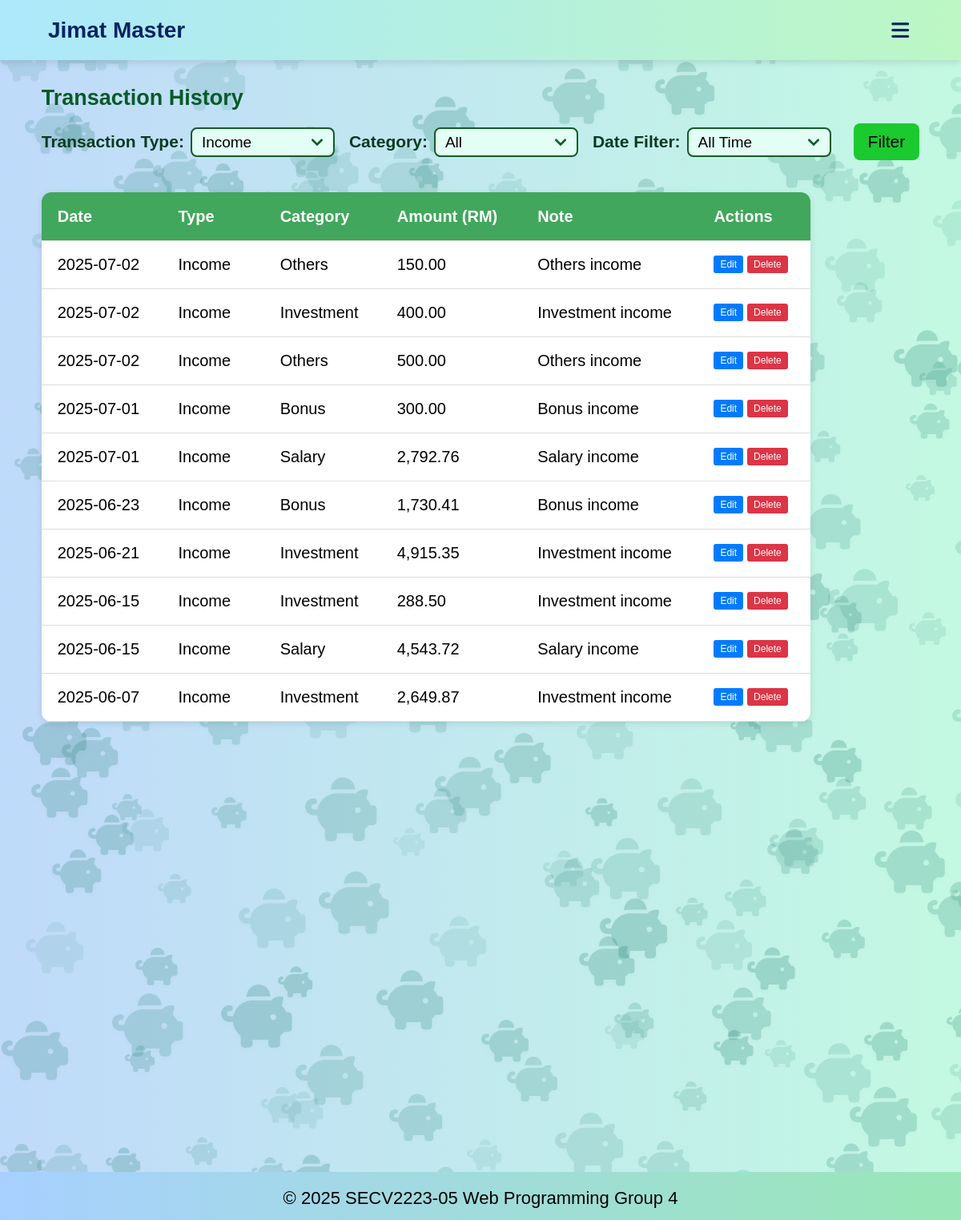
Screenshot of /overview.php?type=income (signed in) with the database file from the repository.
### tables this page shows
CREATE TABLE IF NOT EXISTS transactions (
    transaction_id INT AUTO_INCREMENT PRIMARY KEY,
    user_id INT NOT NULL,
    category_id INT NOT NULL,
    type ENUM('income', 'expense') NOT NULL,
    amount DECIMAL(10,2) NOT NULL,
    note TEXT,
    date DATE,
    FOREIGN KEY (user_id) REFERENCES users(user_id) ON DELETE CASCADE,
    FOREIGN KEY (category_id) REFERENCES categories(category_id) ON DELETE CASCADE
);

CREATE TABLE IF NOT EXISTS categories (
    category_id INT AUTO_INCREMENT PRIMARY KEY,
    name VARCHAR(50) NOT NULL,
    type VARCHAR(50) NOT NULL 
);

### overview.php (the view, shortened to what this page needs)
<!DOCTYPE html>
<html lang="en">
<head>
    <link rel="stylesheet" href="style.css">
    <link rel="stylesheet" href="https://cdnjs.cloudflare.com/ajax/libs/font-awesome/6.1.0/css/all.min.css">
</head>
<body>
    <div id="piggy-bg"></div>
    <div class="piggy-container" aria-hidden="true"></div>
    <?php
    include 'includes/db.php';
    $user_id = $_SESSION['user_id'];
    ?>
    <header>
        <nav aria-label="Main Navigation">
            <div class="headername">Jimat Master</div>
            <i class="fa-solid fa-bars" id="menuicon"></i>
        </nav>
    </header>
    <main class="overviewmain">
        <section id="overview">
            <h2>Transaction History</h2>
            <form method="GET" action="overview.php">
                <div class="filtergroup">
                    <label for="transactionType">Transaction Type:</label>
                    <select id="OtransactionType" name="type" onchange="this.form.submit()" required>
                        <?php
                        $selectedType = isset($_GET['type']) ? $_GET['type'] : 'all';
                        ?>
                        <option value="income" <?php echo ($selectedType == 'income') ? 'selected' : ''; ?>>Income</option>
                    </select>
                </div>
                <div class="filtergroup">
                    <label for="category">Category:</label>
                    <select name="category" id="Ocategory">
                        <option value="">All</option>
                    </select>
                </div>
                <div class="filtergroup">
                    <label for="date_filter">Date Filter:</label>
                    <select name="date_filter" id="Odate_filter">
                        <option value="" <?php echo (!isset($_GET['date_filter']) || $_GET['date_filter'] == '') ? 'selected' : ''; ?>>All Time</option>
                    </select>
                </div>
                <div class="filtergroup">
                    <button type="submit" class="filterbtn">Filter</button>
                </div>
            </form>
            <?php
            $selectedType = isset($_GET['type']) ? $_GET['type'] : 'all';
            if ($selectedType === 'all') {
                $transactionTypes = ['income', 'expense'];
                foreach ($transactionTypes as $currentType) {
                    echo "<h3>" . ucfirst($currentType) . " Transactions</h3>";
                    echo "<table>";
                    echo "<thead>
                            <tr>
                                <th>Date</th>
                                <th>Category</th>
                                <th>Amount (RM)</th>
                                <th>Note</th>
                                <th>Actions</th>
                            </tr>
                          </thead>";
                    echo "<tbody>";
                    $sql = "SELECT t.*, c.name AS category_name FROM transactions t
                            JOIN categories c ON t.category_id = c.category_id
                            WHERE t.user_id = ? AND t.type = ?";
                    $params = [$user_id, $currentType];
                    $types = "is";
                    if (!empty($_GET['category'])) {
                        $sql .= " AND t.category_id = ?";
                        $params[] = $_GET['category'];
                        $types .= "i";
                    }
                    if (!empty($_GET['date_filter']) && is_numeric($_GET['date_filter'])) {
                        $days = (int)$_GET['date_filter'];
                        $sql .= " AND t.date >= DATE_SUB(CURDATE(), INTERVAL ? DAY)";
                        $params[] = $days;
                        $types .= "i";
                    }
                    $sql .= " ORDER BY t.date DESC, t.transaction_id DESC";
                    $stmt = $conn->prepare($sql);
                    if ($stmt) {
                        $stmt->bind_param($types, ...$params);
                        $stmt->execute();
                        $result = $stmt->get_result();
                        if ($result->num_rows > 0) {
                            $total = 0;
                            while ($row = $result->fetch_assoc()) {
                                $total += $row['amount'];
                                echo "<tr id='row-{$row['transaction_id']}'>
                                        <td class='date-cell'>" . htmlspecialchars($row['date']) . "</td>
                                        <td class='category-cell' data-category-id='" . htmlspecialchars($row['category_id']) . "'>" . htmlspecialchars($row['category_name']) . "</td>
                                        <td class='amount-cell'>" . number_format($row['amount'], 2) . "</td>
                                        <td class='note-cell'>" . htmlspecialchars($row['note']) . "</td>
                                        <td class='action-cell'>
                                            <div class='action-buttons'>
                                                <button class='btn-edit' onclick='editTransaction({$row['transaction_id']})'>Edit</button>
                                                <button class='btn-delete' onclick='deleteTransaction({$row['transaction_id']})'>Delete</button>
                                            </div>
                                        </td>
                                      </tr>";
                            }
                            echo "<tr style='font-weight: bold; background-color: #f0f0f0;'>
                                    <td colspan='3'>Total " . ucfirst($currentType) . "</td>
                                    <td>RM " . number_format($total, 2) . "</td>
                                    <td></td>
                                  </tr>";
                        } else {
                            echo "<tr><td colspan='5' style='text-align: center; padding: 20px;'>No " . $currentType . " transactions found.</td></tr>";
                        }
                        $stmt->close();
                    } else {
                        echo "<tr><td colspan='5' style='text-align: center; padding: 20px; color: red;'>Error preparing query: " . htmlspecialchars($conn->error) . "</td></tr>";
                    }
                    echo "</tbody>";
                    echo "</table>";
                    echo "<br>";
                }
            } else {
                echo "<table>";
                echo "<thead>
                        <tr>
                            <th>Date</th>
                            <th>Type</th>
                            <th>Category</th>
                            <th>Amount (RM)</th>
                            <th>Note</th>
                            <th>Actions</th>
                        </tr>
                      </thead>";
                echo "<tbody>";
                $sql = "SELECT t.*, c.name AS category_name FROM transactions t
                        JOIN categories c ON t.category_id = c.category_id
                        WHERE t.user_id = ?";
                $params = [$user_id];
                $types = "i";
                if (!empty($_GET['type']) && $_GET['type'] !== 'all') {
                    $sql .= " AND t.type = ?";
                    $params[] = $_GET['type'];
                    $types .= "s";
                }
                $sql .= " ORDER BY t.date DESC, t.transaction_id DESC";
                $stmt = $conn->prepare($sql);
                if ($stmt) {
                    $stmt->bind_param($types, ...$params);
                    $stmt->execute();
                    $result = $stmt->get_result();
                    if ($result->num_rows > 0) {
                        while ($row = $result->fetch_assoc()) {
                            echo "<tr id='row-{$row['transaction_id']}'>
                                    <td class='date-cell'>" . htmlspecialchars($row['date']) . "</td>
                                    <td class='type-cell'>" . htmlspecialchars(ucfirst($row['type'])) . "</td>
                                    <td class='category-cell' data-category-id='" . htmlspecialchars($row['category_id']) . "'>" . htmlspecialchars($row['category_name']) . "</td>
                                    <td class='amount-cell'>" . number_format($row['amount'], 2) . "</td>
                                    <td class='note-cell'>" . htmlspecialchars($row['note']) . "</td>
                                    <td class='action-cell'>
                                        <div class='action-buttons'>
                                            <button class='btn-edit' onclick='editTransaction({$row['transaction_id']})'>Edit</button>
                                            <button class='btn-delete' onclick='deleteTransaction({$row['transaction_id']})'>Delete</button>
                                        </div>
                                    </td>
                                  </tr>";
                        }
                    } else {
                        echo "<tr><td colspan='6' style='text-align: center; padding: 20px;'>No transactions found.</td></tr>";
                    }
                } else {
                    echo "<tr><td colspan='6' style='text-align: center; padding: 20px; color: red;'>Error preparing query: " . htmlspecialchars($conn->error) . "</td></tr>";
                }
                echo "</tbody>";
                echo "</table>";
            }
            ?>
        </section>
    </main>
    <footer>
        <div class="footercontainer">
            <p>
                <span class="footeryear">&copy; <span id="current-year"></span> SECV2223-05</span>
                <span class="footergroup">Web Programming Group 4</span>
            </p>
        </div>
    </footer>
</body>
</html>

### rows the page displays
transactions: date "2025-07-02", type "Income", category.name "Others", amount "150.00", note "Others income"
transactions: date "2025-07-02", type "Income", category.name "Investment", amount "400.00", note "Investment income"
transactions: date "2025-07-02", type "Income", category.name "Others", amount "500.00", note "Others income"
transactions: date "2025-07-01", type "Income", category.name "Bonus", amount "300.00", note "Bonus income"
transactions: date "2025-07-01", type "Income", category.name "Salary", amount "2,792.76", note "Salary income"
transactions: date "2025-06-23", type "Income", category.name "Bonus", amount "1,730.41", note "Bonus income"
transactions: date "2025-06-21", type "Income", category.name "Investment", amount "4,915.35", note "Investment income"
transactions: date "2025-06-15", type "Income", category.name "Investment", amount "288.50", note "Investment income"
transactions: date "2025-06-15", type "Income", category.name "Salary", amount "4,543.72", note "Salary income"
transactions: date "2025-06-07", type "Income", category.name "Investment", amount "2,649.87", note "Investment income"
